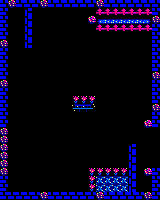

Rendered tile map (Tiled .tmx) drawn with the repository's tilesets; below, a short description and the full map source, tile grids included:
An orthogonal 20x25 tile map with 8x8 px tiles, 1 tile layer (Capa de Patrones 1).

<map version="1.2" tiledversion="1.2.4" orientation="orthogonal" renderorder="right-down" width="20" height="25" tilewidth="8" tileheight="8" infinite="0" nextlayerid="2" nextobjectid="1">
 <tileset firstgid="1" source="sp.tsx" />
 <layer id="1" name="Capa de Patrones 1" width="20" height="25">
  <data encoding="csv">
17,37,17,17,17,37,17,17,17,17,17,17,37,17,17,17,17,17,17,17,
17,1,1,18,1,1,1,1,1,1,1,1,4,4,4,4,4,4,4,17,
17,1,1,18,1,1,1,1,1,1,1,38,45,44,44,44,44,44,46,37,
17,1,1,18,1,1,1,1,1,1,1,1,4,4,4,4,4,4,4,17,
17,1,1,18,1,1,1,1,1,1,1,1,1,1,1,1,1,1,1,17,
37,1,1,18,1,1,1,1,1,1,1,1,1,1,1,1,1,1,1,17,
17,1,1,1,1,1,1,1,1,1,1,1,1,1,1,1,1,1,1,17,
17,1,1,1,1,1,1,1,1,1,1,1,1,1,1,1,1,1,1,17,
17,1,1,1,1,1,1,1,1,1,1,1,1,1,1,1,1,1,1,17,
17,1,1,1,1,1,1,1,1,1,1,1,1,1,1,1,1,1,1,37,
37,1,1,1,1,1,1,1,1,1,1,1,1,1,1,1,1,1,1,17,
17,1,1,1,1,1,1,1,1,1,1,1,1,1,1,1,1,1,1,17,
17,1,1,1,1,1,1,1,1,9,9,9,1,1,1,1,1,1,1,17,
17,1,1,1,1,1,1,1,1,48,47,49,1,1,1,1,1,1,1,37,
17,1,1,1,1,1,1,1,1,1,1,1,1,1,1,1,1,1,1,17,
17,1,1,1,1,1,1,1,1,1,1,1,1,1,1,1,1,1,38,17,
37,1,1,1,1,1,1,1,1,1,1,1,1,1,1,1,1,1,1,1,
37,1,1,1,1,1,1,1,1,1,1,1,1,1,1,1,1,1,1,1,
37,1,1,1,1,1,1,1,1,1,1,1,1,1,1,1,18,1,1,1,
37,1,1,1,1,1,1,1,1,1,1,1,1,1,1,1,18,1,1,1,
37,1,1,1,1,1,1,1,1,1,1,1,1,1,1,1,18,1,1,1,
37,1,1,1,1,1,1,1,1,1,1,9,9,9,9,9,18,1,38,17,
17,1,1,1,1,1,1,1,1,1,1,9,58,58,58,58,18,1,1,17,
17,1,1,1,1,1,1,1,1,1,1,9,58,58,58,58,18,1,1,17,
17,17,17,17,17,37,17,17,17,17,17,17,37,17,17,17,17,17,37,17
</data>
 </layer>
</map>
